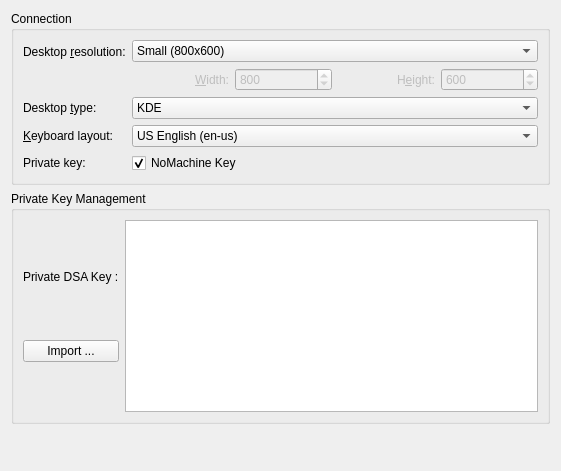
<ui version="4.0" >
 <class>NxPreferences</class>
 <widget class="QWidget" name="NxPreferences" >
  <property name="geometry" >
   <rect>
    <x>0</x>
    <y>0</y>
    <width>561</width>
    <height>471</height>
   </rect>
  </property>
  <property name="sizePolicy" >
   <sizepolicy vsizetype="Preferred" hsizetype="Preferred" >
    <horstretch>0</horstretch>
    <verstretch>0</verstretch>
   </sizepolicy>
  </property>
  <layout class="QVBoxLayout" name="verticalLayout" >
   <item>
    <widget class="QGroupBox" name="connectionGroupBox" >
     <property name="title" >
      <string>Connection</string>
     </property>
     <layout class="QFormLayout" name="formLayout" >
      <item row="0" column="0" >
       <layout class="QVBoxLayout" >
        <item>
         <widget class="QLabel" name="resolutionLabel" >
          <property name="text" >
           <string>Desktop &amp;resolution:</string>
          </property>
          <property name="buddy" >
           <cstring>resolutionComboBox</cstring>
          </property>
         </widget>
        </item>
        <item>
         <widget class="QLabel" name="resolutionDummyLabel" />
        </item>
       </layout>
      </item>
      <item row="0" column="1" >
       <layout class="QVBoxLayout" >
        <item>
         <widget class="KComboBox" name="resolutionComboBox" >
          <property name="minimumSize" >
           <size>
            <width>280</width>
            <height>0</height>
           </size>
          </property>
          <property name="whatsThis" >
           <string>Here you can specify the resolution of the remote desktop. This resolution determines the size of the desktop that will be presented to you.</string>
          </property>
          <property name="currentIndex" >
           <number>1</number>
          </property>
          <item>
           <property name="text" >
            <string>Minimal (640x480)</string>
           </property>
          </item>
          <item>
           <property name="text" >
            <string>Small (800x600)</string>
           </property>
          </item>
          <item>
           <property name="text" >
            <string>Normal (1024x768)</string>
           </property>
          </item>
          <item>
           <property name="text" >
            <string>Large (1280x1024)</string>
           </property>
          </item>
          <item>
           <property name="text" >
            <string>Very Large (1600x1200)</string>
           </property>
          </item>
          <item>
           <property name="text" >
            <string>Current screen resolution</string>
           </property>
          </item>
          <item>
           <property name="text" >
            <string>Custom resolution (...)</string>
           </property>
          </item>
         </widget>
        </item>
        <item>
         <layout class="QHBoxLayout" >
          <item>
           <widget class="QLabel" name="widthLabel" >
            <property name="enabled" >
             <bool>false</bool>
            </property>
            <property name="text" >
             <string>&amp;Width:</string>
            </property>
            <property name="alignment" >
             <set>Qt::AlignRight|Qt::AlignTrailing|Qt::AlignVCenter</set>
            </property>
            <property name="buddy" >
             <cstring>kcfg_NxWidth</cstring>
            </property>
           </widget>
          </item>
          <item>
           <widget class="QSpinBox" name="kcfg_NxWidth" >
            <property name="enabled" >
             <bool>false</bool>
            </property>
            <property name="whatsThis" >
             <string>This is the width of the remote desktop. You can only change this value manually if you select Custom as desktop resolution above.</string>
            </property>
            <property name="maximum" >
             <number>9999</number>
            </property>
            <property name="value" >
             <number>800</number>
            </property>
           </widget>
          </item>
          <item>
           <widget class="QLabel" name="heightLabel" >
            <property name="enabled" >
             <bool>false</bool>
            </property>
            <property name="text" >
             <string>H&amp;eight:</string>
            </property>
            <property name="alignment" >
             <set>Qt::AlignRight|Qt::AlignTrailing|Qt::AlignVCenter</set>
            </property>
            <property name="buddy" >
             <cstring>kcfg_NxHeight</cstring>
            </property>
           </widget>
          </item>
          <item>
           <widget class="QSpinBox" name="kcfg_NxHeight" >
            <property name="enabled" >
             <bool>false</bool>
            </property>
            <property name="whatsThis" >
             <string>This is the height of the remote desktop. You can only change this value manually if you select Custom as desktop resolution above.</string>
            </property>
            <property name="maximum" >
             <number>9999</number>
            </property>
            <property name="value" >
             <number>600</number>
            </property>
           </widget>
          </item>
         </layout>
        </item>
       </layout>
      </item>
      <item row="1" column="0" >
       <widget class="QLabel" name="desktopTypeLabel" >
        <property name="text" >
         <string>Desktop &amp;type:</string>
        </property>
        <property name="buddy" >
         <cstring>kcfg_NxDesktopType</cstring>
        </property>
       </widget>
      </item>
      <item row="1" column="1" >
       <widget class="KComboBox" name="kcfg_NxDesktopType" >
        <property name="minimumSize" >
         <size>
          <width>280</width>
          <height>0</height>
         </size>
        </property>
        <property name="whatsThis" >
         <string>Here you can specify the desktop environment of the remote desktop.</string>
        </property>
        <item>
         <property name="text" >
          <string>KDE</string>
         </property>
        </item>
        <item>
         <property name="text" >
          <string>Gnome</string>
         </property>
        </item>
        <item>
         <property name="text" >
          <string>CDE</string>
         </property>
        </item>
        <item>
         <property name="text" >
          <string>XDM</string>
         </property>
        </item>
       </widget>
      </item>
      <item row="2" column="0" >
       <widget class="QLabel" name="layoutLabel" >
        <property name="text" >
         <string>&amp;Keyboard layout:</string>
        </property>
        <property name="buddy" >
         <cstring>kcfg_NxKeyboardLayout</cstring>
        </property>
       </widget>
      </item>
      <item row="2" column="1" >
       <widget class="KComboBox" name="kcfg_NxKeyboardLayout" >
        <property name="minimumSize" >
         <size>
          <width>280</width>
          <height>0</height>
         </size>
        </property>
        <property name="whatsThis" >
         <string>Use this to specify your keyboard layout. This layout setting is used to send the correct keyboard codes to the server.</string>
        </property>
        <property name="currentIndex" >
         <number>7</number>
        </property>
        <item>
         <property name="text" >
          <string>Arabic (ar)</string>
         </property>
        </item>
        <item>
         <property name="text" >
          <string>Czech (cs)</string>
         </property>
        </item>
        <item>
         <property name="text" >
          <string>Danish (da)</string>
         </property>
        </item>
        <item>
         <property name="text" >
          <string>German (de)</string>
         </property>
        </item>
        <item>
         <property name="text" >
          <string>Swiss German (de-ch)</string>
         </property>
        </item>
        <item>
         <property name="text" >
          <string>American Dvorak (en-dv)</string>
         </property>
        </item>
        <item>
         <property name="text" >
          <string>British English (en-gb)</string>
         </property>
        </item>
        <item>
         <property name="text" >
          <string>US English (en-us)</string>
         </property>
        </item>
        <item>
         <property name="text" >
          <string>Spanish (es)</string>
         </property>
        </item>
        <item>
         <property name="text" >
          <string>Estonian (et)</string>
         </property>
        </item>
        <item>
         <property name="text" >
          <string>Finnish (fi)</string>
         </property>
        </item>
        <item>
         <property name="text" >
          <string>Faroese (fo)</string>
         </property>
        </item>
        <item>
         <property name="text" >
          <string>French (fr)</string>
         </property>
        </item>
        <item>
         <property name="text" >
          <string>Belgian (fr-be)</string>
         </property>
        </item>
        <item>
         <property name="text" >
          <string>French Canadian (fr-ca)</string>
         </property>
        </item>
        <item>
         <property name="text" >
          <string>Swiss French (fr-ch)</string>
         </property>
        </item>
        <item>
         <property name="text" >
          <string>Hebrew (he)</string>
         </property>
        </item>
        <item>
         <property name="text" >
          <string>Croatian (hr)</string>
         </property>
        </item>
        <item>
         <property name="text" >
          <string>Hungarian (hu)</string>
         </property>
        </item>
        <item>
         <property name="text" >
          <string>Icelandic (is)</string>
         </property>
        </item>
        <item>
         <property name="text" >
          <string>Italian (it)</string>
         </property>
        </item>
        <item>
         <property name="text" >
          <string>Japanese (ja)</string>
         </property>
        </item>
        <item>
         <property name="text" >
          <string>Korean (ko)</string>
         </property>
        </item>
        <item>
         <property name="text" >
          <string>Lithuanian (lt)</string>
         </property>
        </item>
        <item>
         <property name="text" >
          <string>Latvian (lv)</string>
         </property>
        </item>
        <item>
         <property name="text" >
          <string>Macedonian (mk)</string>
         </property>
        </item>
        <item>
         <property name="text" >
          <string>Dutch (nl)</string>
         </property>
        </item>
        <item>
         <property name="text" >
          <string>Belgian Dutch (nl-be)</string>
         </property>
        </item>
        <item>
         <property name="text" >
          <string>Norwegian (no)</string>
         </property>
        </item>
        <item>
         <property name="text" >
          <string>Polish (pl)</string>
         </property>
        </item>
        <item>
         <property name="text" >
          <string>Portuguese (pt)</string>
         </property>
        </item>
        <item>
         <property name="text" >
          <string>Brazilian (pt-br)</string>
         </property>
        </item>
        <item>
         <property name="text" >
          <string>Russian (ru)</string>
         </property>
        </item>
        <item>
         <property name="text" >
          <string>Slovenian (sl)</string>
         </property>
        </item>
        <item>
         <property name="text" >
          <string>Swedish (sv)</string>
         </property>
        </item>
        <item>
         <property name="text" >
          <string>Thai (th)</string>
         </property>
        </item>
        <item>
         <property name="text" >
          <string>Turkish (tr)</string>
         </property>
        </item>
       </widget>
      </item>
      <item row="3" column="0" >
       <widget class="QLabel" name="labelPrivateKey" >
        <property name="text" >
         <string comment="label for soundsettings in preferences dialog" >Private key:</string>
        </property>
       </widget>
      </item>
      <item row="3" column="1" >
       <layout class="QHBoxLayout" name="horizontalLayout" >
        <item>
         <widget class="QCheckBox" name="checkboxDefaultPrivateKey" >
          <property name="whatsThis" >
           <string>The authentication on the NX server requires a private key. By default, it is the NoMachine DSA key. Use this box to choose the default key, or configure it by importing from a file or editing directly the textbox. </string>
          </property>
          <property name="text" >
           <string>NoMachine Key</string>
          </property>
          <property name="checked" >
           <bool>true</bool>
          </property>
         </widget>
        </item>
       </layout>
      </item>
     </layout>
    </widget>
   </item>
   <item>
    <widget class="QGroupBox" name="groupboxPrivateKey" >
     <property name="title" >
      <string>Private Key Management</string>
     </property>
     <layout class="QGridLayout" >
      <item row="0" column="1" >
       <widget class="KTextEdit" name="kcfg_NxPrivateKey" >
        <property name="sizePolicy" >
         <sizepolicy vsizetype="Expanding" hsizetype="Expanding" >
          <horstretch>0</horstretch>
          <verstretch>0</verstretch>
         </sizepolicy>
        </property>
        <property name="whatsThis" >
         <string>Use this textbox to edit the private key for the authentication on the NX server.</string>
        </property>
       </widget>
      </item>
      <item row="0" column="0" >
       <layout class="QVBoxLayout" name="verticalLayout_2" >
        <item>
         <widget class="QLabel" name="label" >
          <property name="sizePolicy" >
           <sizepolicy vsizetype="Fixed" hsizetype="Preferred" >
            <horstretch>0</horstretch>
            <verstretch>0</verstretch>
           </sizepolicy>
          </property>
          <property name="text" >
           <string>Private DSA Key :</string>
          </property>
          <property name="alignment" >
           <set>Qt::AlignLeading|Qt::AlignLeft|Qt::AlignTop</set>
          </property>
         </widget>
        </item>
        <item>
         <widget class="QPushButton" name="buttonImportPrivateKey" >
          <property name="whatsThis" >
           <string>Use this button to import the private key from a file.</string>
          </property>
          <property name="text" >
           <string>Import ...</string>
          </property>
         </widget>
        </item>
       </layout>
      </item>
     </layout>
    </widget>
   </item>
   <item>
    <spacer>
     <property name="orientation" >
      <enum>Qt::Vertical</enum>
     </property>
     <property name="sizeHint" stdset="0" >
      <size>
       <width>428</width>
       <height>16</height>
      </size>
     </property>
    </spacer>
   </item>
  </layout>
 </widget>
 <customwidgets>
  <customwidget>
   <class>KComboBox</class>
   <extends>QComboBox</extends>
   <header>kcombobox.h</header>
  </customwidget>
  <customwidget>
   <class>KTextEdit</class>
   <extends>QTextEdit</extends>
   <header>ktextedit.h</header>
  </customwidget>
 </customwidgets>
 <tabstops>
  <tabstop>resolutionComboBox</tabstop>
  <tabstop>kcfg_NxWidth</tabstop>
  <tabstop>kcfg_NxHeight</tabstop>
  <tabstop>kcfg_NxKeyboardLayout</tabstop>
 </tabstops>
 <resources/>
 <connections/>
</ui>
